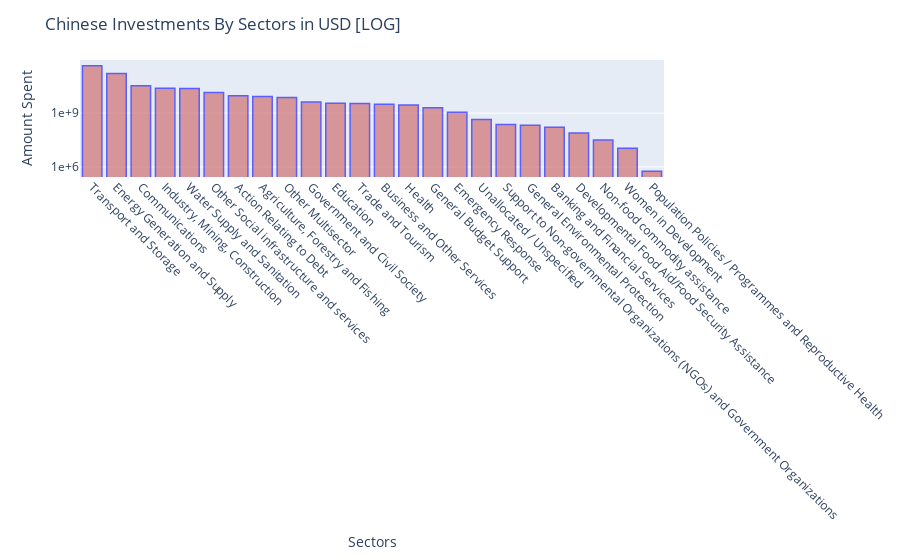

The notebook cell this image was saved under:
### Code cell
#pd.set_option("display.precision", 3)
fig = px.bar(no_duplicates, y='amount_USD_sector', x='ad_sector_names', log_y = True )

fig.update_layout(
                 title="Chinese Investments By Sectors in USD [LOG]",
                 xaxis_title="Sectors",
                 yaxis_title="Amount Spent",
                 yaxis = dict(showexponent = 'all',exponentformat = 'e'))

fig.update_yaxes(nticks=3)
fig.update_xaxes(tickangle=45)

fig.update_traces(
                  marker_line_color='blue',
                  marker_line_width=1.5,opacity=0.6,
                  marker_color='indianred')



fig.show()

### Figure 1 — Plotly figure (JSON) as saved in the notebook; plotly's stock layout.template omitted (floating-point values rounded to 4 significant figures)
{"data": [{"alignmentgroup": "True", "hovertemplate": "ad_sector_names=%{x}<br>amount_USD_sector=%{y}<extra></extra>", "legendgroup": "", "marker": {"color": "indianred", "line": {"color": "blue", "width": 1.5}}, "name": "", "offsetgroup": "", "opacity": 0.6, "orientation": "v", "showlegend": false, "textposition": "auto", "type": "bar", "x": ["Transport and Storage", "Energy Generation and Supply", "Communications", "Industry, Mining, Construction", "Water Supply and Sanitation", "Other Social infrastructure and services", "Action Relating to Debt", "Agriculture, Forestry and Fishing", "Other Multisector", "Government and Civil Society", "Education", "Trade and Tourism", "Business and Other Services", "Health", "General Budget Support", "Emergency Response", "Unallocated / Unspecified", "Support to Non-governmental Organizations (NGOs) and Government Organizations", "General Environmental Protection", "Banking and Financial Services", "Developmental Food Aid/Food Security Assistance", "Non-food commodity assistance", "Women in Development", "Population Policies / Programmes and Reproductive Health"], "xaxis": "x", "y": [429582671874, 159969314899, 32919387215, 24161170477, 23536318206, 14171603691, 9143589842, 8415333613, 7438490145, 4112738415, 3573286710, 3447962637, 3148103964, 2844680375, 2008344854, 1111809104, 445060062, 230362298, 208623046, 164076776, 79113756, 31744853, 11007359, 584301], "yaxis": "y"}], "layout": {"autosize": true, "barmode": "relative", "legend": {"tracegroupgap": 0}, "margin": {"t": 60}, "title": {"text": "Chinese Investments By Sectors in USD [LOG]"}, "xaxis": {"anchor": "y", "autorange": true, "domain": [0, 1], "range": [-0.5, 23.5], "tickangle": 45, "title": {"text": "Sectors"}, "type": "category"}, "yaxis": {"anchor": "x", "autorange": true, "domain": [0, 1], "exponentformat": "e", "nticks": 3, "range": [5.441, 11.96], "showexponent": "all", "title": {"text": "Amount Spent"}, "type": "log"}}}
